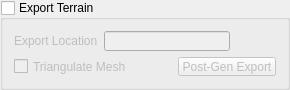
              <widget class="QGroupBox" name="groupBox">
               <property name="enabled">
                <bool>true</bool>
               </property>
               <property name="minimumSize">
                <size>
                 <width>250</width>
                 <height>90</height>
                </size>
               </property>
               <property name="maximumSize">
                <size>
                 <width>300</width>
                 <height>90</height>
                </size>
               </property>
               <property name="title">
                <string>Export Terrain</string>
               </property>
               <property name="checkable">
                <bool>true</bool>
               </property>
               <property name="checked">
                <bool>false</bool>
               </property>
               <layout class="QGridLayout" name="gridLayout_18">
                <item row="0" column="0">
                 <layout class="QVBoxLayout" name="verticalLayout_15">
                  <item>
                   <layout class="QHBoxLayout" name="horizontalLayout_7">
                    <item>
                     <widget class="QLabel" name="label_12">
                      <property name="text">
                       <string>Export Location</string>
                      </property>
                     </widget>
                    </item>
                    <item>
                     <widget class="QLineEdit" name="terrainLine"/>
                    </item>
                    <item>
                     <widget class="QPushButton" name="terrainButton">
                      <property name="minimumSize">
                       <size>
                        <width>0</width>
                        <height>20</height>
                       </size>
                      </property>
                      <property name="text">
                       <string/>
                      </property>
                      <property name="icon">
                       <iconset>
                        <normaloff>Images/browseFolder.png</normaloff>Images/browseFolder.png</iconset>
                      </property>
                      <property name="iconSize">
                       <size>
                        <width>25</width>
                        <height>25</height>
                       </size>
                      </property>
                      <property name="flat">
                       <bool>true</bool>
                      </property>
                     </widget>
                    </item>
                   </layout>
                  </item>
                  <item>
                   <layout class="QHBoxLayout" name="horizontalLayout_27">
                    <item>
                     <widget class="QCheckBox" name="triangulateCheck">
                      <property name="text">
                       <string>Triangulate Mesh</string>
                      </property>
                     </widget>
                    </item>
                    <item>
                     <spacer name="horizontalSpacer_14">
                      <property name="orientation">
                       <enum>Qt::Horizontal</enum>
                      </property>
                      <property name="sizeHint" stdset="0">
                       <size>
                        <width>40</width>
                        <height>20</height>
                       </size>
                      </property>
                     </spacer>
                    </item>
                    <item>
                     <widget class="QPushButton" name="postGenTerrain">
                      <property name="enabled">
                       <bool>false</bool>
                      </property>
                      <property name="text">
                       <string>Post-Gen Export</string>
                      </property>
                     </widget>
                    </item>
                   </layout>
                  </item>
                 </layout>
                </item>
               </layout>
              </widget>
